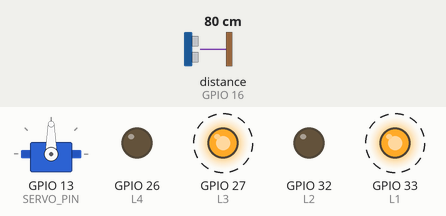
The sketch below on a simulated ESP32. Shown: servo, output pins drawn as LEDs (lit = HIGH). Wiring (inferred from the names in the program): ultrasonic range finder: trigger GPIO 17; echo GPIO 16. Dashed ring = blinking. The inputs (shaded band) are chosen by the test bench; at power-on: distance to the obstacle (sensor on GPIO 16) 80 cm. The echo pulse lasts 58.3 µs per cm; pins used as bus, display or sensor lines are not drawn.

Above: at 2.5 s.
2.6 s: distance to the obstacle (sensor on GPIO 16) set to 18 cm
5.6 s: distance to the obstacle (sensor on GPIO 16) set to 14 cm
At 6.83 s:
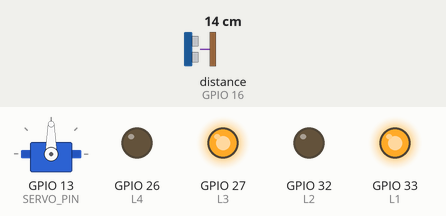
8.6 s: distance to the obstacle (sensor on GPIO 16) set to 35 cm
At 8.78 s:
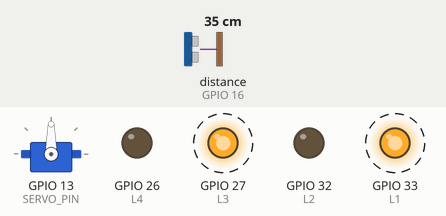
11.6 s: distance to the obstacle (sensor on GPIO 16) set to 2 cm
At 11.96 s:
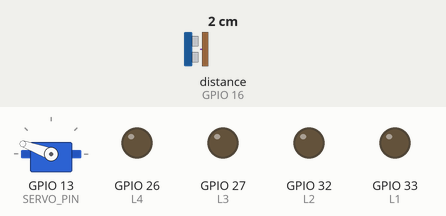
Timing chart, 0 to 15.6 s (numbered marks = the images above; inputs shaded):
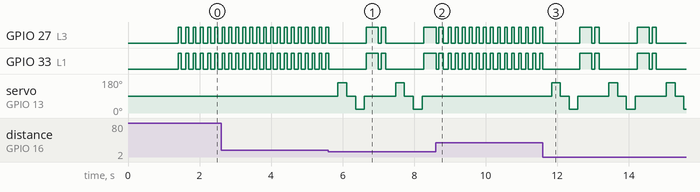

The sketch:

maze_robot.ino
```cpp
/*
ESP32 MAZE SOLVING ROBOT
Author: Tokhtamyssova Amina

Platform:
- ESP32
- Arduino IDE
*/

#include <ESP32Servo.h>

// MOTOR PINS CONFIGURATION

//Left motor driver pins
const int L1 = 33;
const int L2 = 32;
const int L3 = 27;
const int L4 = 26;

//Right motor driver pins
const int R1 = 22;
const int R2 = 18;
const int R3 = 19;
const int R4 = 21;

// ULTRASONIC SENSOR PINS

//TRIG sends ultrasonic pulse
const int TRIG = 17;
//ECHO receives reflected signal
const int ECHO = 16;

// SERVO PIN

//Servo is used for directional scanning
const int SERVO_PIN = 13;
Servo scanServo;

// SERVO TURN ANGLES

//Calibrated angles for left/front/right scanning
const int SERVO_LEFT  = 160;
const int SERVO_FRONT = 90;
const int SERVO_RIGHT = 20;

// DISTANCE THRESHOLDS

//Minimum front distance before stopping
const int FRONT_STOP_DIST = 15;
//Minimum distance considered as an open side path
const int SIDE_OPEN_DIST  = 16;
//Minimum front distance considered safe for movement
const int FRONT_OPEN_DIST = 20;

// MOVEMENT TIMING

//Forward movement step duration
const int FORWARD_STEP = 80;
//Small forward correction after turning
const int AFTER_TURN_FORWARD = 120;

//Rotation timing calibration
const int TURN_LEFT_TIME  = 150;
const int TURN_RIGHT_TIME = 130;
const int UTURN_TIME      = 340;

// FINITE STATE MACHINE (FSM)

//Robot operating states
enum RobotState
{
  //Normal forward movement
  MOVE_FORWARD,
  //Scan environment and choose direction
  SCAN_AND_DECIDE,
  //Perform left turn
  TURN_LEFT_STATE,
  //Perform right turn
  TURN_RIGHT_STATE,
  //Perform 180-degree turn in dead ends
  UTURN_STATE
};

//Initial robot state
RobotState state = MOVE_FORWARD;

// SETUP

//Runs once during startup
void setup()
{
  //Configure Pins
  pinMode(L1, OUTPUT);
  pinMode(L2, OUTPUT);
  pinMode(L3, OUTPUT);
  pinMode(L4, OUTPUT);

  pinMode(R1, OUTPUT);
  pinMode(R2, OUTPUT);
  pinMode(R3, OUTPUT);
  pinMode(R4, OUTPUT);

  pinMode(TRIG, OUTPUT);
  pinMode(ECHO, INPUT);

  //Initialize serial monitor
  Serial.begin(115200);

  //Attach servo and center it
  scanServo.attach(SERVO_PIN);
  scanServo.write(SERVO_FRONT);
  delay(800);

  Stop();
  delay(500);
}

// MAIN LOOP

//Main FSM controller
void loop()
{
  switch (state)
  {
    case MOVE_FORWARD:
      moveForwardMode();
      break;

    case SCAN_AND_DECIDE:
      scanAndDecide();
      break;

    case TURN_LEFT_STATE:
      doLeftTurn();
      break;

    case TURN_RIGHT_STATE:
      doRightTurn();
      break;

    case UTURN_STATE:
      doUTurn();
      break;
  }
}

// FORWARD MOVEMENT MODE

//Robot moves forward until obstacle is detected
void moveForwardMode()
{
  //Keep servo facing forward
  scanServo.write(SERVO_FRONT);
  delay(70);

  //Measure front distance
  int frontDist = getStableDistance();

  //If obstacle detected, stop and scan
  if (frontDist == 0 || frontDist <= FRONT_STOP_DIST) \
  {

    Stop();
    delay(60);

    state = SCAN_AND_DECIDE;
    return;
  }

  //Continue forward movement
  forward();
  delay(FORWARD_STEP);

  Stop();
  delay(15);
}

// ENVIRONMENT SCANNING AND DECISION MAKING

//Robot scans left/front/right and selects direction
void scanAndDecide()
{
  Stop();
  delay(80);

  //Scan all directions
  int leftDist  = lookLeft();
  int frontDist = lookFront();
  int rightDist = lookRight();

  //avigation priority: left -> forward -> right -> u-turn
  if (leftDist >= SIDE_OPEN_DIST)
  {
    state = TURN_LEFT_STATE;
  }
  else if (frontDist >= FRONT_OPEN_DIST)
  {
    state = MOVE_FORWARD;
  }
  else if (rightDist >= SIDE_OPEN_DIST)
  {
    state = TURN_RIGHT_STATE;
  }
  else
  {
    //Dead end detected
    state = UTURN_STATE;
  }
}

// TURNING

//Perform left rotation
void doLeftTurn()
{
  scanServo.write(SERVO_FRONT);
  delay(50);

  leftSpin();
  delay(TURN_LEFT_TIME);
  Stop();
  delay(60);

  forward();
  delay(AFTER_TURN_FORWARD);
  Stop();
  delay(40);

  state = MOVE_FORWARD;
}

//Perform right rotation
void doRightTurn()
{
  scanServo.write(SERVO_FRONT);
  delay(50);

  rightSpin();
  delay(TURN_RIGHT_TIME);
  Stop();
  delay(60);

  forward();
  delay(AFTER_TURN_FORWARD);
  Stop();
  delay(40);

  state = MOVE_FORWARD;
}

//Perform 180-degree turn
void doUTurn()
{
  scanServo.write(SERVO_FRONT);
  delay(50);

  rightSpin();
  delay(UTURN_TIME);
  Stop();
  delay(80);

  forward();
  delay(AFTER_TURN_FORWARD);
  Stop();
  delay(40);

  state = MOVE_FORWARD;
}

// SERVO LOOK FUNCTIONS

//Scan front direction
int lookFront()
{
  scanServo.write(SERVO_FRONT);
  delay(220);
  return getStableDistance();
}

//Scan left direction
int lookLeft()
{
  scanServo.write(SERVO_LEFT);
  delay(220);
  return getStableDistance();
}

//Scan right direction
int lookRight()
{
  scanServo.write(SERVO_RIGHT);
  delay(220);
  return getStableDistance();
}

// DISTANCE MEASUREMENT

//Take multiple measurements and average valid values
int getStableDistance()
{
  long d1 = getDistanceRaw();
  delay(12);
  long d2 = getDistanceRaw();
  delay(12);
  long d3 = getDistanceRaw();

  long sum = 0;
  int count = 0;

  if (d1 > 0)
  {
    sum += d1;
    count++;
  }

  if (d2 > 0)
  {
    sum += d2;
    count++;
  }

  if (d3 > 0)
  {
    sum += d3;
    count++;
  }

  //No valid readings detected
  if (count == 0)
  {
    return 0;
  }

  //Return averaged distance
  return (int)(sum / count);
}

//Raw ultrasonic distance measurement
long getDistanceRaw()
{
  //Generate ultrasonic pulse
  digitalWrite(TRIG, LOW);
  delayMicroseconds(2);

  digitalWrite(TRIG, HIGH);
  delayMicroseconds(10);
  digitalWrite(TRIG, LOW);

  //Measure echo duration
  long duration = pulseIn(ECHO, HIGH, 30000);
  if (duration == 0) return 0;

  //Convert time to distance
  long distance = duration * 0.034 / 2;
  return distance;
}

// MOTOR CONTROL

//Move robot forward
void forward()
{
  digitalWrite(L1, HIGH); digitalWrite(L2, LOW);
  digitalWrite(L3, HIGH); digitalWrite(L4, LOW);

  digitalWrite(R1, HIGH); digitalWrite(R2, LOW);
  digitalWrite(R3, HIGH); digitalWrite(R4, LOW);
}

//Rotate robot left
void leftSpin()
{
  digitalWrite(L1, LOW);  digitalWrite(L2, HIGH);
  digitalWrite(L3, LOW);  digitalWrite(L4, HIGH);

  digitalWrite(R1, HIGH); digitalWrite(R2, LOW);
  digitalWrite(R3, HIGH); digitalWrite(R4, LOW);
}

//Rotate robot right
void rightSpin()
{
  digitalWrite(L1, HIGH); digitalWrite(L2, LOW);
  digitalWrite(L3, HIGH); digitalWrite(L4, LOW);

  digitalWrite(R1, LOW);  digitalWrite(R2, HIGH);
  digitalWrite(R3, LOW);  digitalWrite(R4, HIGH);
}

//Stop all motors
void Stop()
{
  digitalWrite(L1, LOW); digitalWrite(L2, LOW);
  digitalWrite(L3, LOW); digitalWrite(L4, LOW);

  digitalWrite(R1, LOW); digitalWrite(R2, LOW);
  digitalWrite(R3, LOW); digitalWrite(R4, LOW);
}
```

Measured:
- the behaviour switches between 17 and 16 cm on distance to the obstacle (sensor on GPIO 16) (found by bisection; images 0 and 1)
- after the input at 5.6 s, servo on GPIO 13 (SERVO_PIN): 90° → 160° after 0.27 s, → 90° 0.25 s later, → 20° 0.25 s later, → 90° 0.25 s later, … (8 changes in this stretch)
- after the input at 8.6 s, servo on GPIO 13 (SERVO_PIN): stops changing and stays 90°
- after the input at 11.6 s, servo on GPIO 13 (SERVO_PIN): 90° → 160° after 0.24 s, then repeats every 1.6 s: 90° 0.25 s, 20° 0.25 s, 90° 0.87 s, 160° 0.25 s
